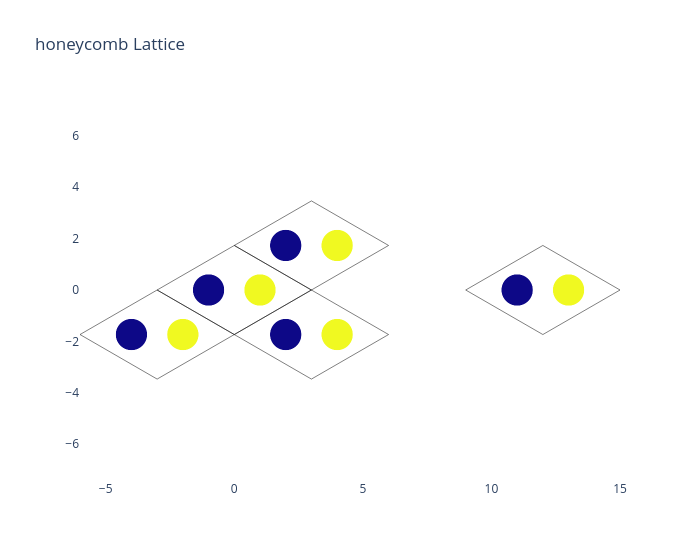

The notebook cell saved with this chart:
### Markdown cell above
We now have created an empty lattice, with a single unit cell template object attached. In the future, creation of super lattices made of different unit cell might be supported. For now, this lattice object is empty, and we will have to add the unit cell ourselves. We also have set the periodicity of the lattice to 'False', in both dimensions. This periodicity is defined along the lattice vectors, here provided by the only unit cell object. Now, let's add some unit cell and plot the lattice:

### Code cell
honeycomb.add_unitcell((0, 0))
honeycomb.add_unitcell((1, 0))
honeycomb.add_unitcell((0, 1))
honeycomb.add_unitcell((0, -1))
honeycomb.add_unitcell((2, 2), update=True)

honeycomb.plot()

### Figure 1 — Plotly figure (JSON) as saved in the notebook; plotly's stock layout.template omitted (floating-point values rounded to 4 significant figures)
{"data": [{"line": {"color": "rgba(0,0,0,1)", "width": 0.5}, "mode": "lines", "name": "Unit cell [0 0]", "showlegend": false, "textposition": "bottom center", "type": "scatter", "x": [-3.0, 0.0, 3.0, 0.0, -3.0], "y": [0.0, -1.732, 0.0, 1.732, 0.0]}, {"line": {"color": "rgba(0,0,0,1)", "width": 0.5}, "mode": "lines", "name": "Unit cell [1 0]", "showlegend": false, "textposition": "bottom center", "type": "scatter", "x": [0.0, 3.0, 6.0, 3.0, 0.0], "y": [-1.732, -3.464, -1.732, 0.0, -1.732]}, {"line": {"color": "rgba(0,0,0,1)", "width": 0.5}, "mode": "lines", "name": "Unit cell [0 1]", "showlegend": false, "textposition": "bottom center", "type": "scatter", "x": [0.0, 3.0, 6.0, 3.0, 0.0], "y": [1.732, 0.0, 1.732, 3.464, 1.732]}, {"line": {"color": "rgba(0,0,0,1)", "width": 0.5}, "mode": "lines", "name": "Unit cell [0 -1]", "showlegend": false, "textposition": "bottom center", "type": "scatter", "x": [-6.0, -3.0, 0.0, -3.0, -6.0], "y": [-1.732, -3.464, -1.732, 0.0, -1.732]}, {"line": {"color": "rgba(0,0,0,1)", "width": 0.5}, "mode": "lines", "name": "Unit cell [2 2]", "showlegend": false, "textposition": "bottom center", "type": "scatter", "x": [9.0, 12.0, 15.0, 12.0, 9.0], "y": [0.0, -1.732, 0.0, 1.732, 0.0]}, {"marker": {"color": [0, 1, 0, 1, 0, 1, 0, 1, 0, 1], "size": 31.25}, "mode": "markers", "showlegend": false, "text": ["[0 0], A: ('s',)", "[0 0], B: ('s',)", "[1 0], A: ('s',)", "[1 0], B: ('s',)", "[0 1], A: ('s',)", "[0 1], B: ('s',)", "[0 -1], A: ('s',)", "[0 -1], B: ('s',)", "[2 2], A: ('s',)", "[2 2], B: ('s',)"], "textposition": "bottom center", "type": "scattergl", "x": [-1, 1, 2, 4, 2, 4, -4, -2, 11, 13], "y": [0, 0, -1.732, -1.732, 1.732, 1.732, -1.732, -1.732, 0, 0]}], "layout": {"paper_bgcolor": "white", "plot_bgcolor": "white", "title": {"text": "honeycomb Lattice"}, "width": 700, "xaxis": {"zeroline": false}, "yaxis": {"scaleanchor": "x", "scaleratio": 1, "zeroline": false}}}
